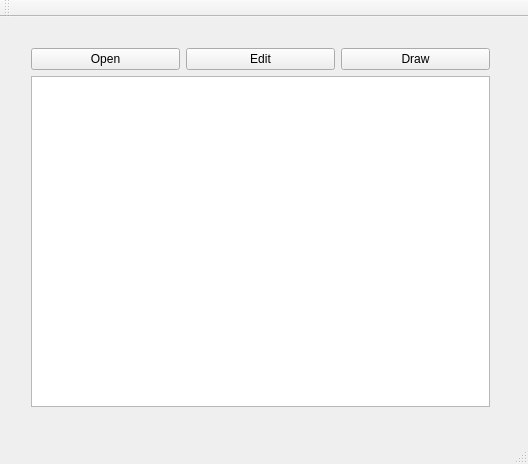
<?xml version="1.0" encoding="UTF-8"?>
<ui version="4.0">
 <class>Draw</class>
 <widget class="QMainWindow" name="Draw">
  <property name="geometry">
   <rect>
    <x>0</x>
    <y>0</y>
    <width>528</width>
    <height>464</height>
   </rect>
  </property>
  <property name="windowTitle">
   <string>Draw</string>
  </property>
  <widget class="QWidget" name="centralWidget">
   <widget class="QWidget" name="verticalLayoutWidget">
    <property name="geometry">
     <rect>
      <x>20</x>
      <y>20</y>
      <width>481</width>
      <height>381</height>
     </rect>
    </property>
    <layout class="QVBoxLayout" name="verticalLayout">
     <item>
      <layout class="QHBoxLayout" name="horizontalLayout">
       <item>
        <widget class="QPushButton" name="open">
         <property name="text">
          <string>Open</string>
         </property>
        </widget>
       </item>
       <item>
        <widget class="QPushButton" name="edit">
         <property name="text">
          <string>Edit</string>
         </property>
        </widget>
       </item>
       <item>
        <widget class="QPushButton" name="Draw_2">
         <property name="text">
          <string>Draw</string>
         </property>
        </widget>
       </item>
      </layout>
     </item>
     <item>
      <widget class="QGraphicsView" name="graphicsView"/>
     </item>
    </layout>
   </widget>
  </widget>
  <widget class="QMenuBar" name="menuBar">
   <property name="geometry">
    <rect>
     <x>0</x>
     <y>0</y>
     <width>528</width>
     <height>22</height>
    </rect>
   </property>
  </widget>
  <widget class="QToolBar" name="mainToolBar">
   <attribute name="toolBarArea">
    <enum>TopToolBarArea</enum>
   </attribute>
   <attribute name="toolBarBreak">
    <bool>false</bool>
   </attribute>
  </widget>
  <widget class="QStatusBar" name="statusBar"/>
 </widget>
 <layoutdefault spacing="6" margin="11"/>
 <resources/>
 <connections/>
</ui>
